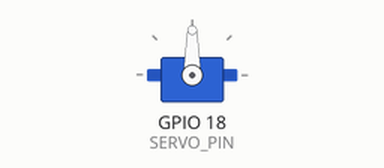
The sketch below on a simulated ESP32. Parts: servo. What the sketch prints to the serial monitor is not drawn.

Above: at 0.05 s.
Timing chart, 0 to 4.6 s (numbered marks = the images above):
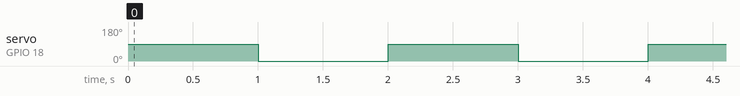

Measured:
- by itself, servo on GPIO 18 (SERVO_PIN): alternates 90° for 1.0 s and 0° for 1.0 s

The sketch:

sketch.ino
```cpp
#include <ESP32Servo.h>

const int SERVO_PIN = 18;
const unsigned long OPEN_MS = 1000;

Servo flap;

void setup() {
  Serial.begin(115200);
  flap.attach(SERVO_PIN);
  flap.write(0);
}

void loop() {
  Serial.println("open");
  flap.write(90);
  delay(OPEN_MS);
  Serial.println("close");
  flap.write(0);
  delay(OPEN_MS);
}
```
